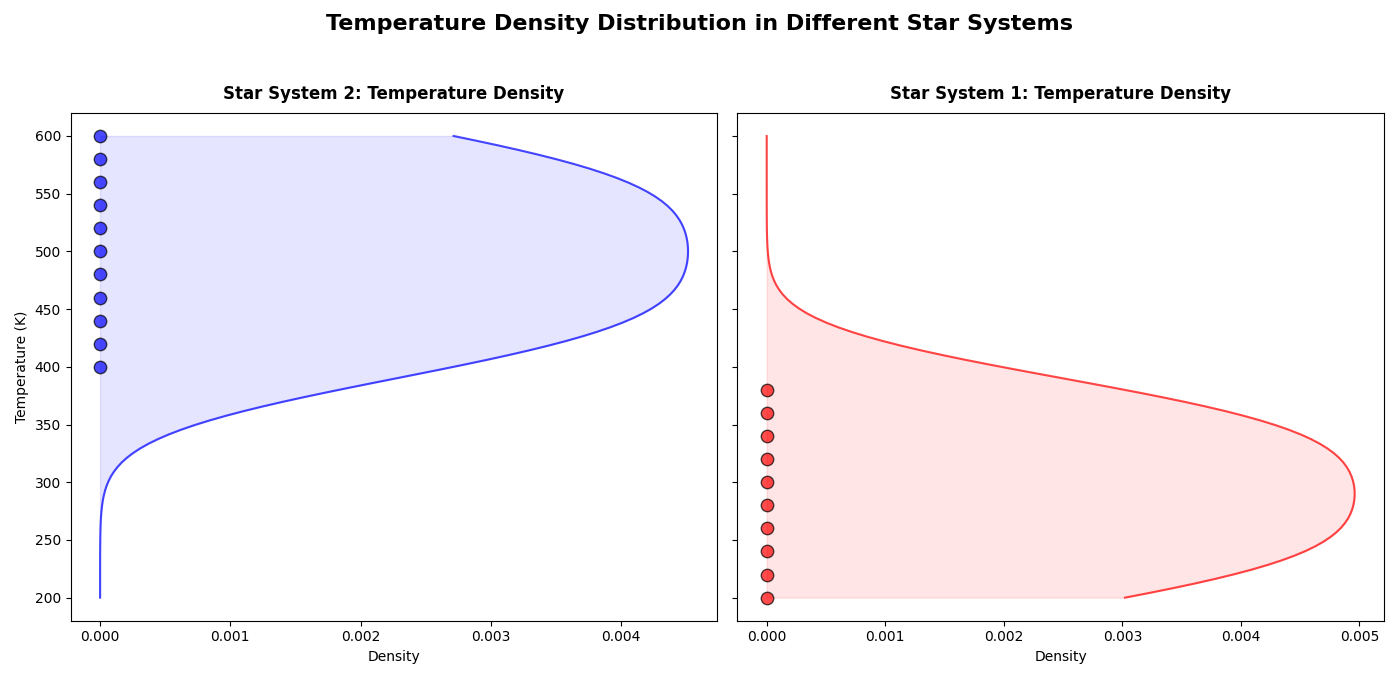

Write the Python code that produced this figure.
import numpy as np
import matplotlib.pyplot as plt
from scipy.stats import gaussian_kde

luminosity_star_system1 = np.array([0.01, 0.03, 0.05, 0.07, 0.1, 0.15, 0.2, 0.25, 0.3, 0.35])
temperature_star_system1 = np.array([200, 220, 240, 260, 280, 300, 320, 340, 360, 380])

luminosity_star_system2 = np.array([0.5, 0.55, 0.6, 0.65, 0.7, 0.75, 0.8, 0.85, 0.9, 0.95, 1.0])
temperature_star_system2 = np.array([400, 420, 440, 460, 480, 500, 520, 540, 560, 580, 600])

kde_temp1 = gaussian_kde(temperature_star_system1)
kde_temp2 = gaussian_kde(temperature_star_system2)

temperature_grid = np.linspace(200, 600, 100)

density_temp1 = kde_temp1(temperature_grid)
density_temp2 = kde_temp2(temperature_grid)

fig, ax = plt.subplots(1, 2, figsize=(14, 7), sharey=True)

# Star System 2
ax[0].plot(density_temp2, temperature_grid, color='blue', alpha=0.7)
ax[0].fill_betweenx(temperature_grid, density_temp2, color='blue', alpha=0.1)
ax[0].scatter([0]*len(temperature_star_system2), temperature_star_system2, color='blue', edgecolor='black', s=80, alpha=0.7)
ax[0].set_title("Star System 2: Temperature Density", fontsize=12, fontweight='bold', pad=10)
ax[0].set_ylabel("Temperature (K)", fontsize=10)
ax[0].set_xlabel("Density", fontsize=10)

# Star System 1
ax[1].plot(density_temp1, temperature_grid, color='red', alpha=0.7)
ax[1].fill_betweenx(temperature_grid, density_temp1, color='red', alpha=0.1)
ax[1].scatter([0]*len(temperature_star_system1), temperature_star_system1, color='red', edgecolor='black', s=80, alpha=0.7)
ax[1].set_title("Star System 1: Temperature Density", fontsize=12, fontweight='bold', pad=10)
ax[1].set_xlabel("Density", fontsize=10)

fig.suptitle("Temperature Density Distribution in Different Star Systems", fontsize=16, fontweight='bold')

plt.tight_layout(rect=[0, 0.03, 1, 0.95])
plt.show()
